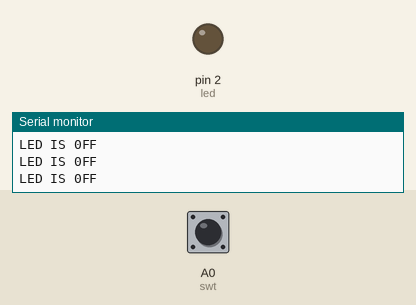
A sketch run on a simulated Arduino Uno, built with avr-gcc and run on an emulated ATmega328P. Parts: output pins drawn as LEDs (lit = HIGH), the last lines printed to the serial monitor. Dashed ring = blinking. The test bench sets the inputs (shaded band); at power-on: A0 (swt) HIGH.

Above: at 1.2 s.
1.3 s: A0 (swt) pulled LOW for 0.15 s
At 1.38 s:
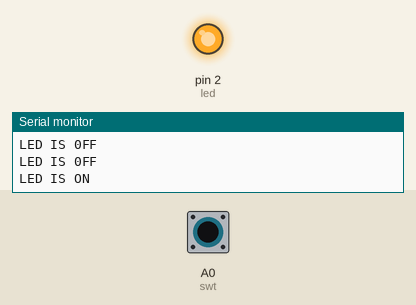
2.9 s: A0 (swt) pulled LOW for 1 s
At 5.3 s:
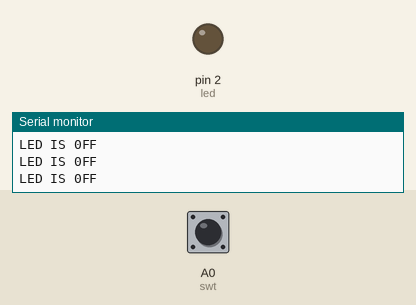
6.9 s: A0 (swt) pulsed LOW 2 times (0.12 s each, 0.3 s apart)
At 7.26 s:
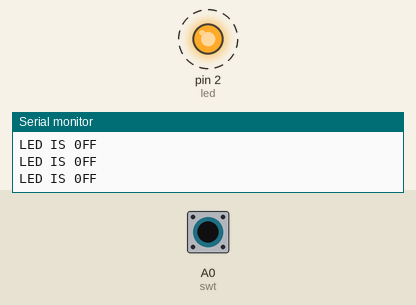
10.5 s: A0 (swt) driven LOW
At 11.2 s:
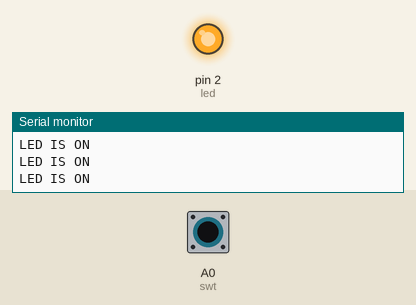
13.5 s: A0 (swt) driven HIGH
At 13.8 s:
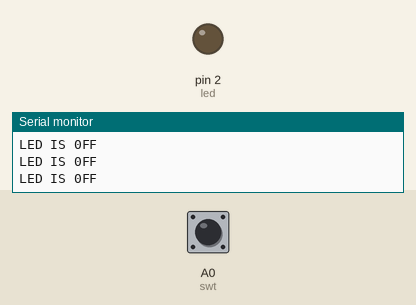
Timing chart, 0 to 16.5 s (numbered marks = the images above; inputs shaded):
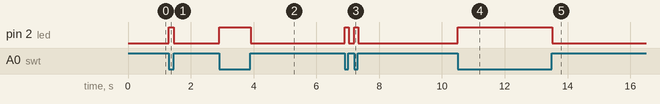

The sketch:

led_on_off_using_switch1.ino
```cpp
int swt = A0;
int led = 2;

void setup()
{
  pinMode(swt,INPUT_PULLUP);
  pinMode(led, OUTPUT);
  Serial.begin(9600);

}

void loop(){
  if(digitalRead(swt)==0)
  {
    digitalWrite(led,1);
    Serial.println("LED IS ON");
  }
  else{
    digitalWrite(led,0);
    Serial.println("LED IS 0FF");


  }

}
```

Measured:
- after the input at 1.3 s, pin 2 (led): LOW → HIGH at once, → LOW 0.15 s later
- after the input at 2.9 s, pin 2 (led): LOW → HIGH at once, → LOW 1.0 s later
- after the input at 6.9 s, pin 2 (led): alternates HIGH for 0.13 s and LOW for 0.17 s, 4 changes in all, then stays LOW, starting at once
- after the input at 10.5 s, pin 2 (led): LOW → HIGH at once
- after the input at 13.5 s, pin 2 (led): HIGH → LOW at once
